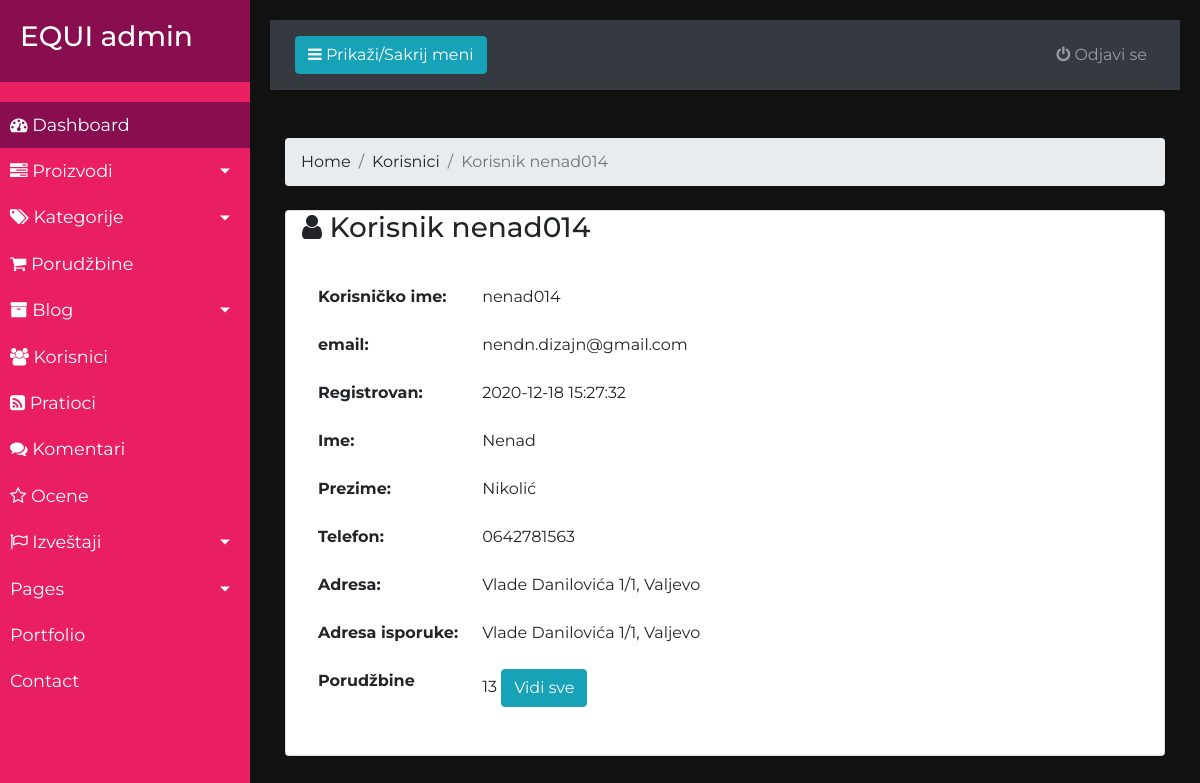
/admin/single-user.php?user_id=1 (signed in), run on the app's committed database.
### tables this page shows
CREATE TABLE `user` (
  `user_id` int(10) NOT NULL,
  `name` varchar(50) NOT NULL,
  `email` varchar(50) NOT NULL,
  `password` varchar(256) NOT NULL,
  `fname` varchar(50) DEFAULT NULL,
  `lname` varchar(50) DEFAULT NULL,
  `phone` varchar(50) DEFAULT NULL,
  `address` varchar(50) DEFAULT NULL,
  `delivery_address` varchar(50) DEFAULT NULL,
  `created` datetime NOT NULL DEFAULT current_timestamp()
);

### bootstrap.php (called while the page is built, shortened)
<?php
require_once 'class/User.class.php';
require_once 'class/Order.class.php';
$db = new Connection();
$conn = $db->connection();
$user = new User($conn);
$order = new Order($conn);

### class/User.class.php (called while the page is built, shortened)
<?php
class User {
    private $conn;
    public function __construct($conn)
    {
        $this->conn = $conn;
    }
    public function show($id) {
        $sql = "SELECT * FROM user WHERE user_id = ?";
        $query = $this->conn->prepare($sql);
        $query->execute([$id]);
        $result = $query->fetch(PDO::FETCH_OBJ);
        return $result;
    }
}

### class/Order.class.php (called while the page is built, shortened)
<?php
class Order {
    private $conn;
    public function __construct($conn)
    {
        $this->conn = $conn;
    }
    public function getByUser($id) {
        $sql = "SELECT * FROM orders WHERE user_id = ?";
        $query = $this->conn->prepare($sql);
        $query->execute([$id]);
        $results = $query->fetchAll(PDO::FETCH_OBJ);
        return $results;
    }
}

### admin/single-user.php (the view)
<?php require_once 'inc/top.inc.php'; ?>
<?php
    if(isset($_SESSION['admin'])) {
        if(isset($_GET['user_id'])) {
            $single = $user->show($_GET['user_id']);
            $orders = $order->getByUser($_GET['user_id']);
        }
    } else {
        header('Location: index.php');
    }
?>
<?php require_once 'inc/sidebar.inc.php'; ?>
<div id="content">
<?php require_once 'inc/navbar.inc.php'; ?>
        <div class="container-fluid">
            <div class="row">
                        <div class="col-lg-12 col-md-12 py-2">
                            <nav aria-label="breadcrumb">
                                <ol class="breadcrumb">
                                    <li class="breadcrumb-item"><a href="dash.php">Home</a></li>
                                    <li class="breadcrumb-item"><a href="users.php">Korisnici</a></li>
                                    <li class="breadcrumb-item active" aria-current="page">Korisnik <?php echo $single->name; ?></li>
                                </ol>
                            </nav>
                        </div>
                    </div>
                    <div class="row">
                        <div class="col-lg-12 col-md-12">
                            <div class="card">
                                <div class="card-top px-3">
                                    <h3>
                                        <i class="fa fa-user"></i> Korisnik <?php echo $single->name; ?>
                                    </h3>
                                </div>
                                <div class="card-body">
                                    <table class="table table-responsive table-borderless">
                                        <tr>
                                            <td><strong>Korisničko ime: </strong></td>
                                            <td><?php echo $single->name; ?></td>
                                        </tr>
                                        <tr>
                                            <td><strong>email: </strong></td>
                                            <td><?php echo $single->email; ?></td>
                                        </tr>
                                        <tr>
                                            <td><strong>Registrovan: </strong></td>
                                            <td><?php echo $single->created; ?></td>
                                        </tr>
                                        <tr>
                                            <td><strong>Ime: </strong></td>
                                            <td><?php echo $single->fname; ?></td>
                                        </tr>
                                        <tr>
                                            <td><strong>Prezime: </strong></td>
                                            <td><?php echo $single->lname; ?></td>
                                        </tr>
                                        <tr>
                                            <td><strong>Telefon: </strong></td>
                                            <td><?php echo $single->phone; ?></td>
                                        </tr>
                                        <tr>
                                            <td><strong>Adresa: </strong></td>
                                            <td><?php echo $single->address; ?></td>
                                        </tr>
                                        <tr>
                                            <td><strong>Adresa isporuke: </strong></td>
                                            <td><?php echo $single->delivery_address; ?></td>
                                        </tr>
                                        <tr>
                                            <td><strong>Porudžbine</strong></td>
                                            <td><?php echo count($orders); ?>  <a href="user-orders.php?user_id=<?php echo $single->user_id; ?>" class="btn btn-info">Vidi sve</a></td>
                                        </tr>
                                    </table>
                                </div>
                            </div>
                        </div>
                    </div>
        </div>
    </div>
<?php require_once 'inc/bottom.inc.php'; ?>

### admin/assets/style2.css (style rules this page uses)
html, body { margin: 0; padding: 0; list-style: none; text-decoration: none; box-sizing: border-box; font-family: 'Montserrat', sans-serif; height: 100%; background-color: #111111; }
a, a:hover, a:focus { color: inherit; text-decoration: none; transition: all 0.3s; }
#content { width: 100%; padding: 20px; min-height: 100vh; transition: all 0.3s; }

### data on the page
user: name "nenad014", email "nendn.dizajn@gmail.com", created "2020-12-18 15:27:32", fname "Nenad", lname "Nikolić", phone "0642781563", address "Vlade Danilovića 1/1, Valjevo", delivery_address "Vlade Danilovića 1/1, Valjevo"

### other printed values
count($orders) "13"
